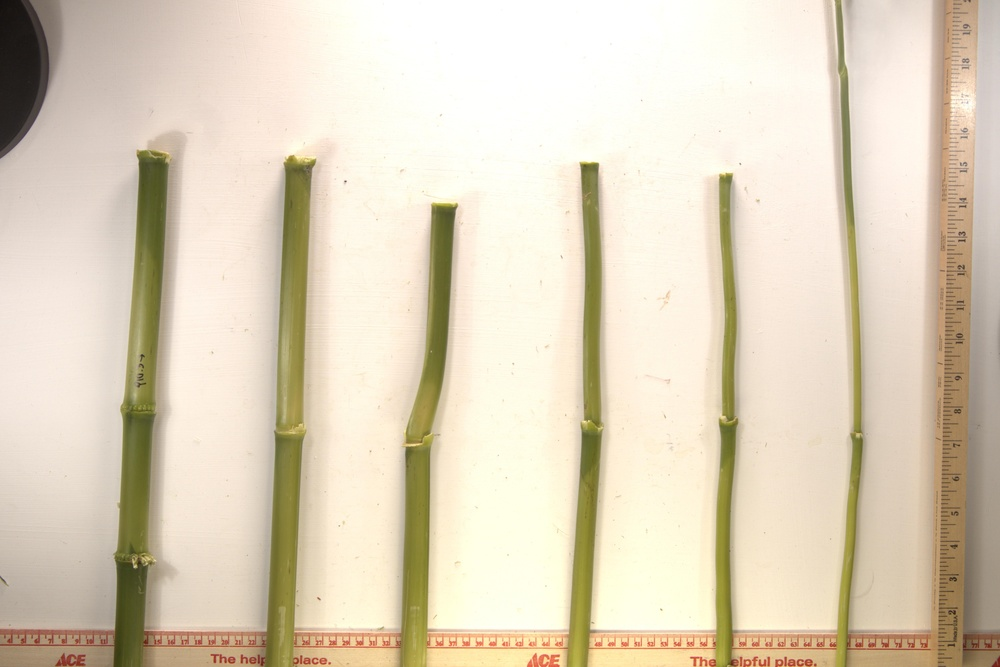
#> input picture test_images/sample_inputs/batch_corn_20250811_02/set_10_20250811.jpg, 1000 x 667 px, shrunk from 6000 x 4000 before the run
$ python -i background_preprocessing.py   (imports and definitions only)
#> lines starting #> are read from the running program, lines starting #| are printed output that depends on the picture; after the words box and inside, x2 and y2 are one past the last pixel; in counts of white or black regions, pixels touching at a corner belong together
#> further down, picture is the input picture: shape (667, 1000, 3); mean B, G, R 188.1, 210.2, 222.3
"""
Local black-background preprocessing for maize stem images.

This script provides a fully local preprocessing option for stem images acquired
on a light background. The workflow segments the stem using grayscale
thresholding, refines the foreground mask with morphology, composites the stem on
a black background, and applies mild contrast/color enhancement for downstream
phenotyping analysis.

The script does not use any external background-removal service. It is intended
as a reproducible image-processing alternative for repository release and method
comparison.

Outputs
-------
For each input image, the script can save:
1. Initial black-background image after mask-based compositing.
2. Contrast-enhanced black-background image.
3. Final cleaned black-background image.

Example
-------
Update INPUT_IMAGE and OUTPUT_DIR at the bottom of the file, then run:

    python local_black_background_preprocessing_publishable.py
"""

from __future__ import annotations

from dataclasses import dataclass
from pathlib import Path

import cv2
import numpy as np
from PIL import Image, ImageEnhance


# -----------------------------------------------------------------------------
# User settings
# -----------------------------------------------------------------------------

@dataclass(frozen=True)
class LocalPreprocessingConfig:
    """Parameters used by the local preprocessing workflow."""

    blur_kernel_size: int = 9
    otsu_threshold_offset: int = 10
    closing_iterations: int = 4
    feather_pixels: int = 31

    contrast_factor_first_pass: float = 1.25
    color_factor_first_pass: float = 1.20
    contrast_factor_final: float = 1.10
    color_factor_final: float = 1.08

    top_strip_cleanup_px: int = 10
    top_background_cleanup_px: int = 50

    residual_background_value_threshold: int = 150
    residual_background_saturation_threshold: int = 50

    save_intermediate_outputs: bool = True
    final_jpeg_quality: int = 100


CONFIG = LocalPreprocessingConfig()


# -----------------------------------------------------------------------------
# Image loading and saving
# -----------------------------------------------------------------------------

# [13 lines left out: functions load_rgb_image, save_rgb_image, not called in this run]


# -----------------------------------------------------------------------------
# Foreground segmentation and compositing
# -----------------------------------------------------------------------------

def create_stem_foreground_mask(
    rgb_image: np.ndarray,
    blur_kernel_size: int = CONFIG.blur_kernel_size,
    otsu_threshold_offset: int = CONFIG.otsu_threshold_offset,
    closing_iterations: int = CONFIG.closing_iterations,
) -> np.ndarray:
    """Create a binary mask for stems photographed on a light background.

    The image is converted to grayscale and smoothed before Otsu thresholding.
    The threshold is shifted slightly downward to retain darker stem-edge pixels.
    Morphological closing fills small gaps, and opening removes isolated noise.
    """
#> called with blur_kernel_size = 9, otsu_threshold_offset = 10, closing_iterations = 4
    if blur_kernel_size % 2 == 0:
        blur_kernel_size += 1

    gray_image = cv2.cvtColor(rgb_image, cv2.COLOR_RGB2GRAY)
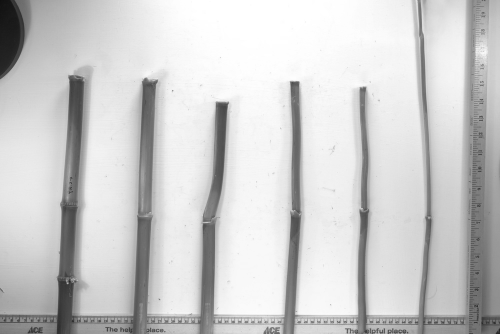
#> gray_image: shape (667, 1000) (shown at 1/2 size); min 15, max 255, mean 204.9
    gray_image = cv2.GaussianBlur(gray_image, (blur_kernel_size, blur_kernel_size), 0)

    otsu_threshold, _ = cv2.threshold(
        gray_image,
        0,
        255,
        cv2.THRESH_BINARY + cv2.THRESH_OTSU,
    )
#> otsu_threshold = 177
    adjusted_threshold = max(0, int(otsu_threshold) - int(otsu_threshold_offset))
#> adjusted_threshold = 167

    _, foreground_mask = cv2.threshold(
        gray_image,
        adjusted_threshold,
        255,
        cv2.THRESH_BINARY_INV,
    )
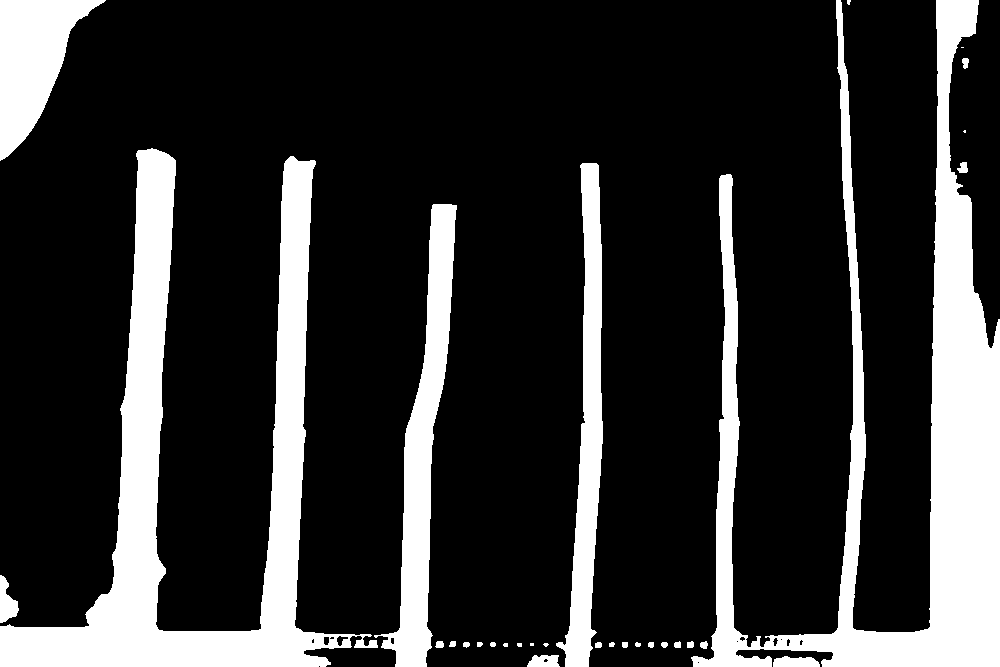
#> foreground_mask: shape (667, 1000); 19.8% white; 31 white regions (7 under 20 px), largest, box (x1, y1, x2, y2) and area: (691, 0, 1000, 667) 52705, (0, 148, 378, 667) 46329, (374, 204, 457, 667) 12422

    cleanup_kernel = np.ones((5, 5), np.uint8)
    foreground_mask = cv2.morphologyEx(
        foreground_mask,
        cv2.MORPH_CLOSE,
        cleanup_kernel,
        iterations=closing_iterations,
    )
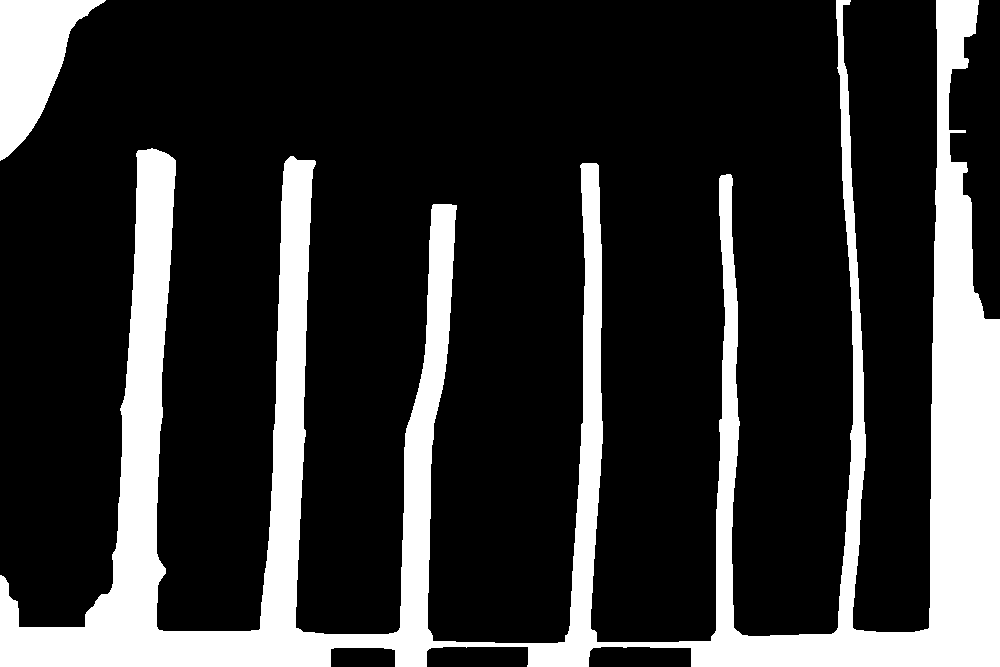
#> foreground_mask: shape (667, 1000); 20.4% white; 2 white regions, box (x1, y1, x2, y2) and area: (0, 0, 1000, 667) 127705, (0, 0, 106, 161) 8644
    foreground_mask = cv2.morphologyEx(
        foreground_mask,
        cv2.MORPH_OPEN,
        cleanup_kernel,
        iterations=1,
    )
#> foreground_mask: shape (667, 1000); 20.4% white; 3 white regions, box (x1, y1, x2, y2) and area: (528, 0, 1000, 667) 66988, (0, 149, 495, 667) 60496, (0, 0, 104, 160) 8640

    return foreground_mask


def apply_soft_mask_to_black_background(
    rgb_image: np.ndarray,
    foreground_mask: np.ndarray,
    feather_pixels: int = CONFIG.feather_pixels,
) -> np.ndarray:
    """Composite the stem onto a black background using a softened mask.

    Feathering reduces harsh mask edges while keeping the non-stem background
    black. The output remains an RGB image for compatibility with downstream
    analysis scripts.
    """
#> called with feather_pixels = 31
    feather_pixels = max(3, int(feather_pixels) | 1)
    soft_mask = cv2.GaussianBlur(foreground_mask, (feather_pixels, feather_pixels), 0)
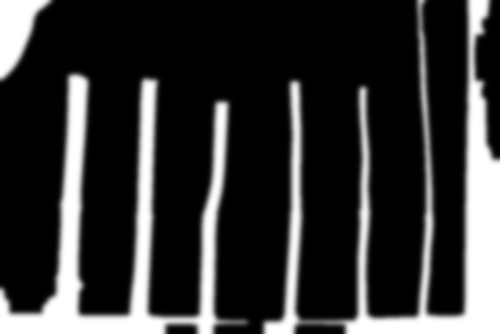
#> soft_mask: shape (667, 1000) (shown at 1/2 size); min 0, max 255, mean 52
    alpha = (soft_mask.astype(np.float32) / 255.0)[..., None]

    black_background_image = rgb_image.astype(np.float32) * alpha
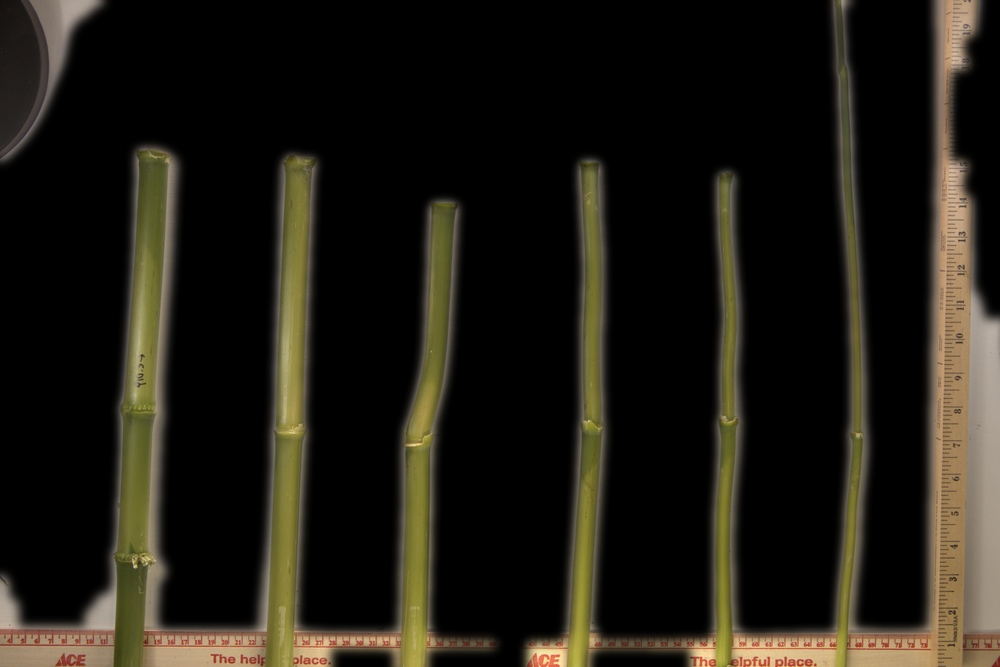
#> black_background_image: shape (667, 1000, 3) float32; mean B, G, R 20, 28.3, 31.7
    return np.clip(black_background_image, 0, 255).astype(np.uint8)


def convert_light_background_to_black(
    rgb_image: np.ndarray,
    config: LocalPreprocessingConfig = CONFIG,
) -> np.ndarray:
    """Segment the stem and return a black-background image."""
    foreground_mask = create_stem_foreground_mask(
        rgb_image,
        blur_kernel_size=config.blur_kernel_size,
        otsu_threshold_offset=config.otsu_threshold_offset,
        closing_iterations=config.closing_iterations,
    )
    return apply_soft_mask_to_black_background(
        rgb_image,
        foreground_mask,
        feather_pixels=config.feather_pixels,
    )


# -----------------------------------------------------------------------------
# Enhancement and residual background cleanup
# -----------------------------------------------------------------------------

# [135 lines left out: functions enhance_stem_contrast_and_sharpness, remove_residual_light_background, preprocess_single_image, preprocess_image_folder, not called in this run]


# [6 lines not run here, left out]

    # For folder processing, comment the line above and use:
    # INPUT_DIR = Path("images")
    # preprocess_image_folder(INPUT_DIR, OUTPUT_DIR)

>>> import cv2
>>> picture = cv2.imread('test_images/sample_inputs/batch_corn_20250811_02/set_10_20250811.jpg')
>>> result = convert_light_background_to_black(picture)

$ run again, on test_images/sample_inputs/batch_corn_20250811_02/set_12_20250811.jpg
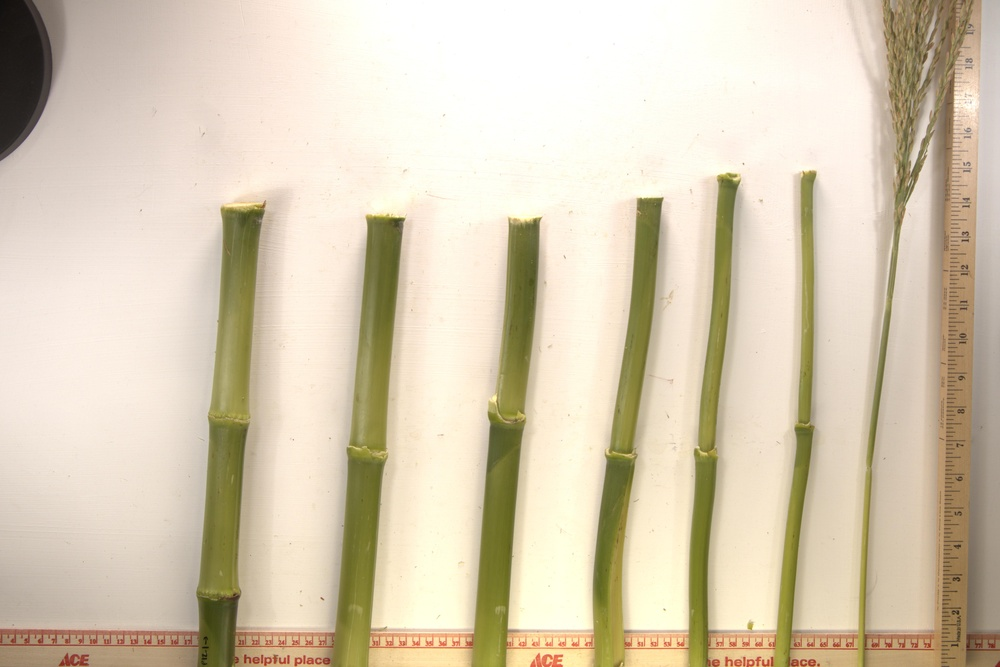
#> input picture test_images/sample_inputs/batch_corn_20250811_02/set_12_20250811.jpg, 1000 x 667 px, shrunk from 6000 x 4000 before the run
#> picture is the input picture: shape (667, 1000, 3); mean B, G, R 179.4, 203, 215.5
#> otsu_threshold = 171
#> adjusted_threshold = 161
#> in create_stem_foreground_mask, `_, foreground_mask = cv2.threshold( gray_image, adjusted_threshold, 25..`:
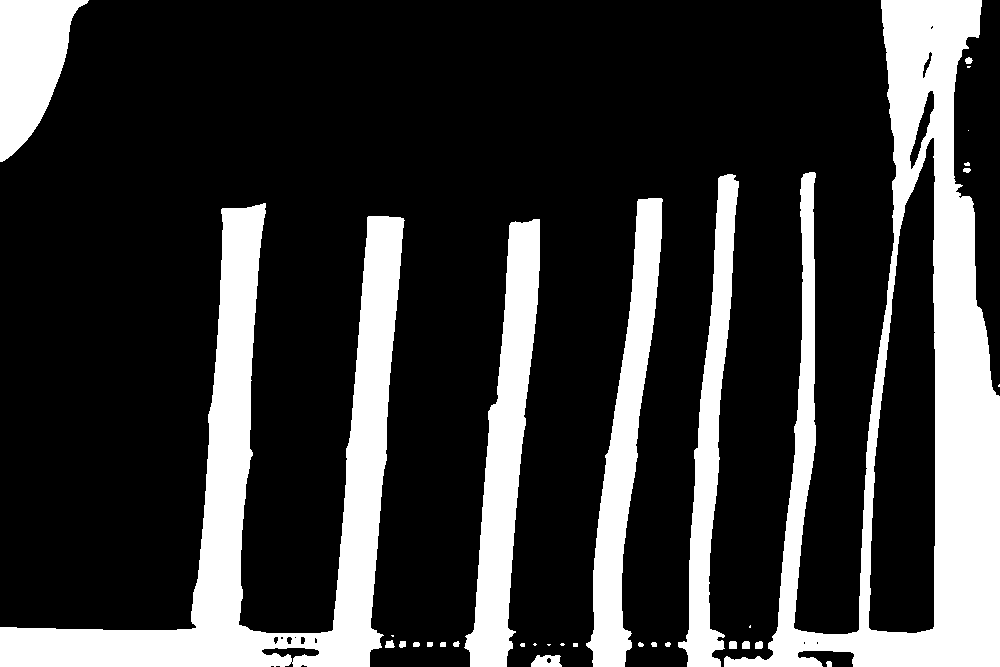
#> foreground_mask: shape (667, 1000); 22.6% white; 33 white regions (10 under 20 px), largest, box (x1, y1, x2, y2) and area: (724, 0, 1000, 667) 56544, (0, 203, 405, 667) 45817, (464, 219, 540, 667) 15109
#> in apply_soft_mask_to_black_background, `black_background_image = rgb_image.astype(np.float32) * alpha`:
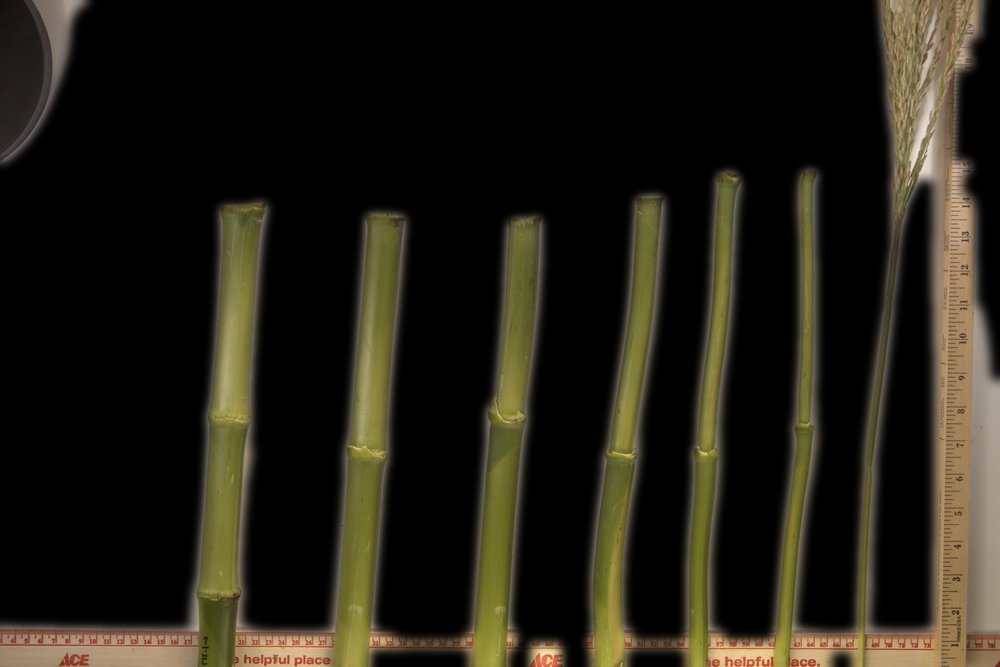
#> black_background_image: shape (667, 1000, 3) float32; mean B, G, R 20.9, 31, 34.4

$ run again, on test_images/sample_inputs/batch_corn_20250811_02/set_13_20250811.jpg
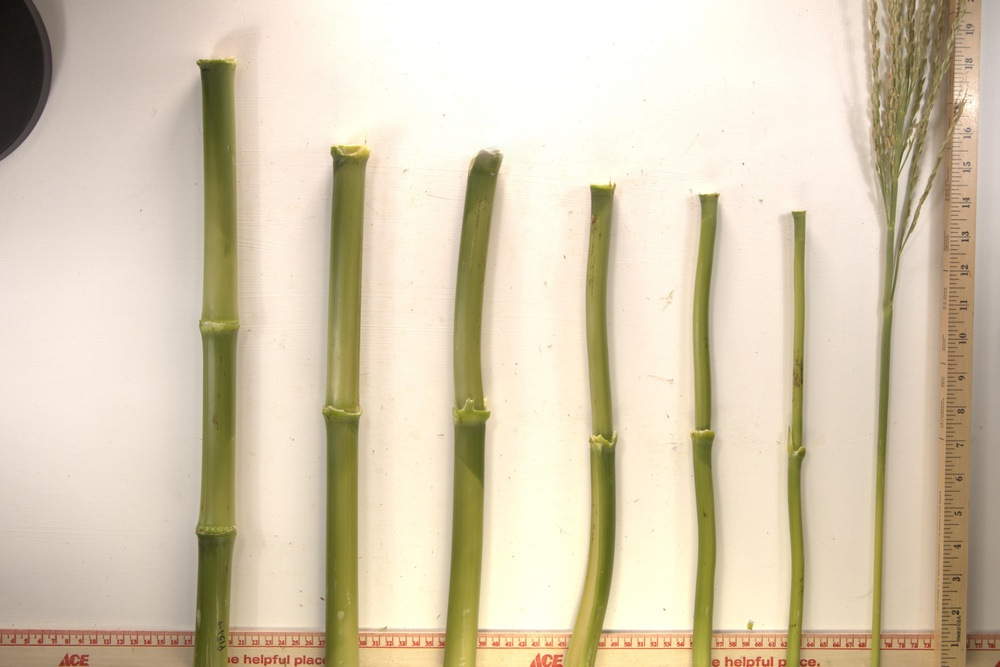
#> input picture test_images/sample_inputs/batch_corn_20250811_02/set_13_20250811.jpg, 1000 x 667 px, shrunk from 6000 x 4000 before the run
#> picture is the input picture: shape (667, 1000, 3); mean B, G, R 177.6, 202, 214.6
#> in create_stem_foreground_mask, `gray_image = cv2.cvtColor(rgb_image, cv2.COLOR_RGB2GRAY)`:
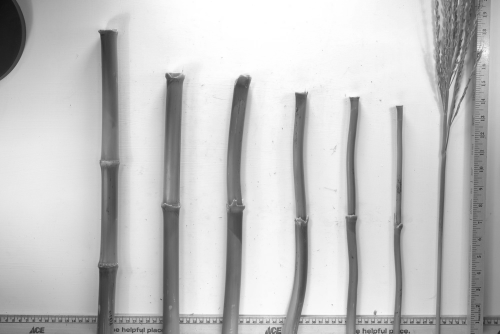
#> gray_image: shape (667, 1000) (shown at 1/2 size); min 15, max 255, mean 196.2
#> otsu_threshold = 172
#> adjusted_threshold = 162
#> in apply_soft_mask_to_black_background, `black_background_image = rgb_image.astype(np.float32) * alpha`:
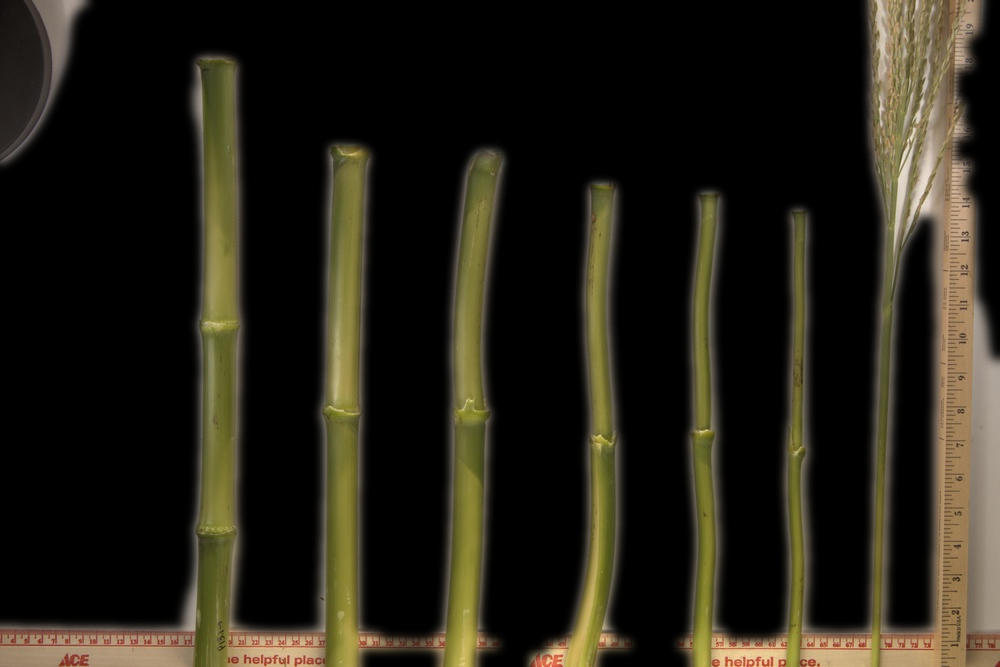
#> black_background_image: shape (667, 1000, 3) float32; mean B, G, R 22.6, 33.3, 37
